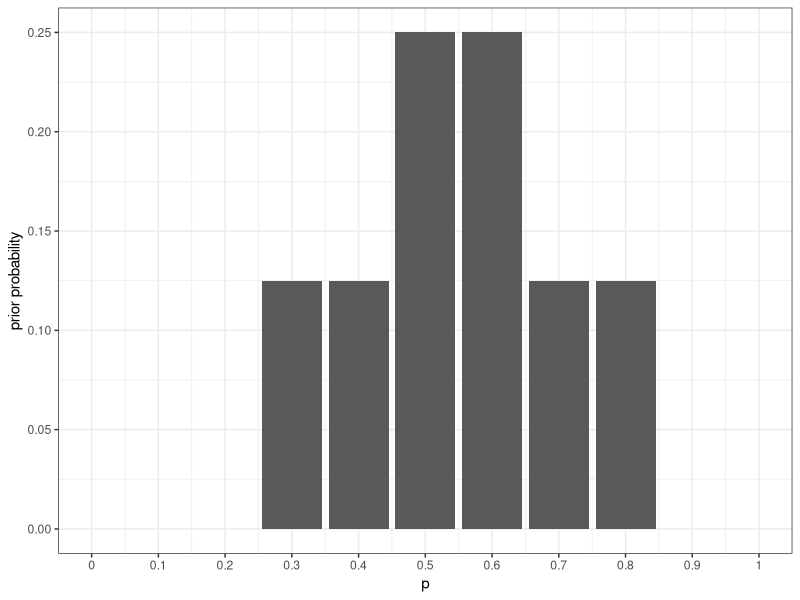
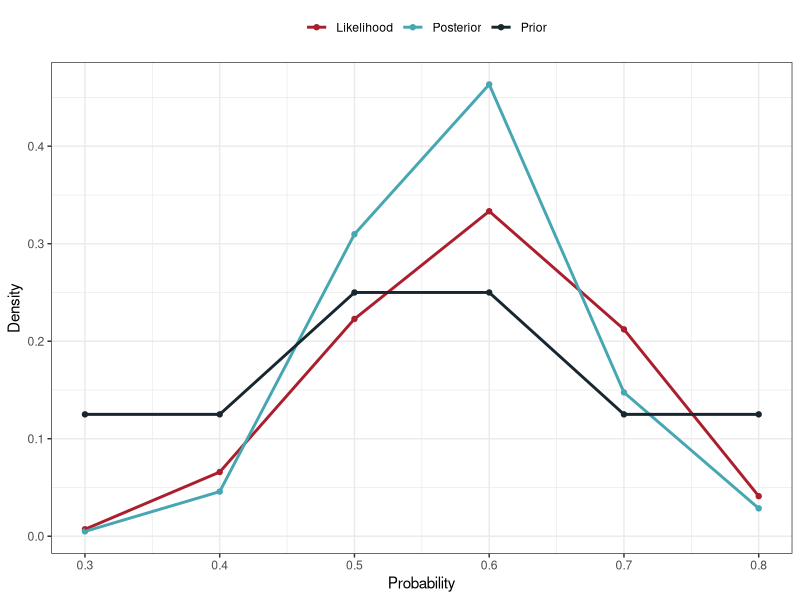

Here is the R script that generated these plots, in order:
## ---- chunk 1
library(tidyverse)
## ---- chunk 2
#probabilities of success to consider
p<-seq(.3,.8,.1)
#p

#probabilities for each of p 
prior<-c(.125,.125,.25,.25,.125,.125)

d<-tibble(prior,p)

ggplot(d,aes(x=p,y=prior))+geom_bar(stat="identity")+theme_bw()+scale_x_continuous(limits=c(0,1),breaks=seq(0,1,.1),labels=seq(0,1,.1))+ylab("prior probability")
## ---- chunk 3
#use the density binomial function , dbinom()
d$likelihood<-dbinom(x=12,size=20,prob=d$p)
knitr::kable(d)
## ---- chunk 4
d$marg<-sum(d$prior*d$likelihood)

d$posterior<-(d$prior*d$likelihood)/d$marg

#plot table
knitr::kable(d)

#let's plot everything out 
#ggplot(d,aes(x=p,y=posterior))+geom_point()


## ---- chunk 5
an<-d|>
  filter(p>.5)|>
  dplyr::summarise(oh=sum(posterior))

## ---- chunk 6
d$sl<-d$likelihood/(max(d$likelihood)*3)

d2<-d|>
  select(p,prior,sl,posterior)|>
  pivot_longer(prior:posterior)|>
  mutate(parameter=if_else(name=="prior","Prior",if_else(name=="sl","Likelihood","Posterior")))


ggplot(d2,aes(x=p,y=value,colour=parameter))+geom_point()+geom_line(linewidth=1)+xlab("Probability")+ylab("Density")+theme_bw()+theme(legend.position="top")+scale_colour_manual(name="",values=c('#AA1E2D','#46A6B2','#18272F'))
## ---- chunk 7
sessionInfo()
